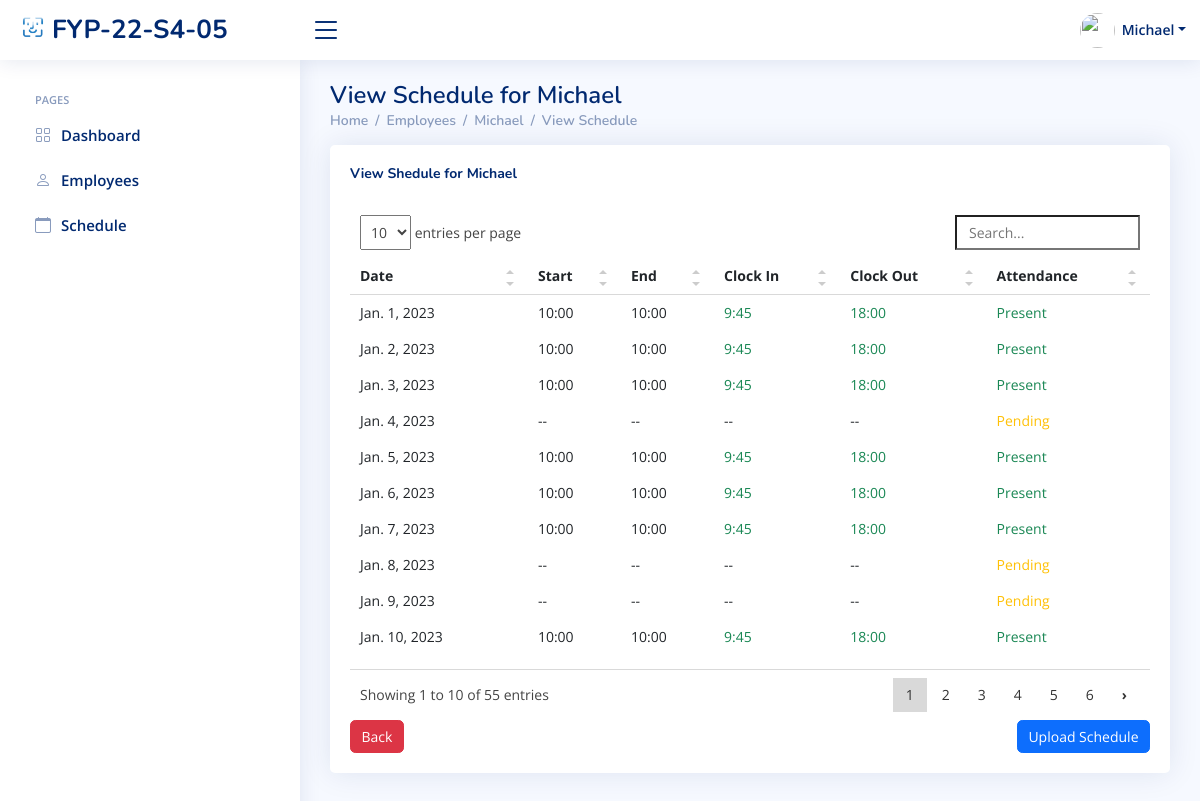
Before: /HR/Employee/Schedule/100007/ (signed in) with the older database file.
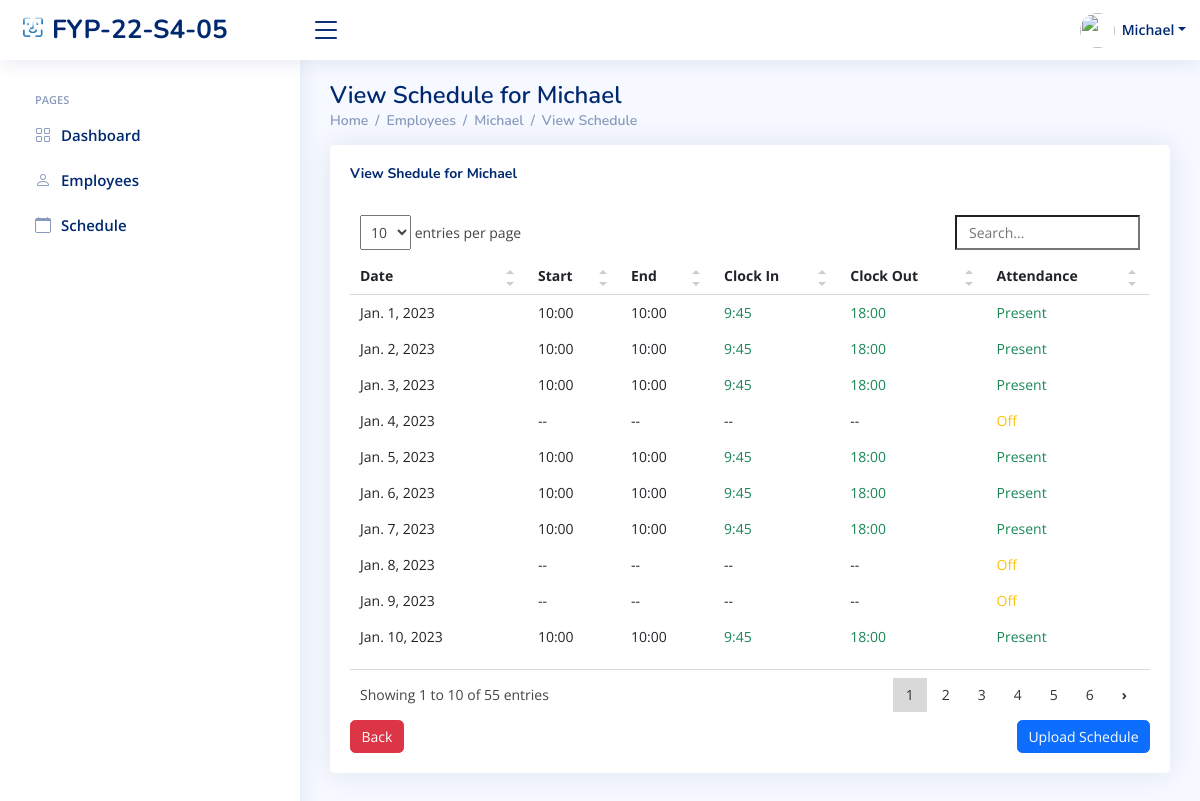
After: the same page with the newer database file.
### index/models.py (models this page shows, shortened)
class WorkSchedule(models.Model):
	WorkSchedule_id = models.BigAutoField(primary_key=True)
	Employee = models.ForeignKey(Employee,on_delete=models.CASCADE)
	InTime = models.TimeField(max_length=256, null=True, blank=True)
	OutTime = models.TimeField(max_length=256, null=True, blank=True)
	Mark = models.CharField(max_length=256,null=True)
	StartDate = models.DateField()
	StartTime = models.TimeField(null=True)
	EndTime = models.TimeField(null=True)
	class Meta:
		db_table = 'WorkSchedule'

### index/views/HR.py (the view)
# urls.py: path('HR/Employee/Schedule/<int:Editempid>/', HR.Employee_View_Schedule, name='EmployeeSchedule'),
def Employee_View_Schedule(request, Editempid):
    if 'Employee_ID' in request.session:
        Title = 'Employee Attendance Page'
        currentEmployee = Employee.objects.get(Employee_ID=request.session['Employee_ID'])
        Emp = Employee.objects.get(Employee_ID=Editempid)
        Emp_Atten = WorkSchedule.objects.filter(Employee_id=Editempid).order_by('StartDate')[:60]
        context = {
            'Employee_ID': currentEmployee.Employee_ID,
            'Job_Title': currentEmployee.Job_Title,
            'PFP': currentEmployee.Profile_Image.url,
            'Full_Name': currentEmployee.Full_Name,
            "Emp_id": Emp.Employee_ID,
            'Name': Emp.Full_Name,
            'AttenData': Emp_Atten,
            'title': Title,
        }
        return render(request, 'HR/employees-view-schedule.html', context)

### templates/HR/employees-view-schedule.html (shortened to what the changed rows need)
{% extends "index/base.html" %}
{% load static %}
{% block content %}
  <main id="main" class="main">
    <div class="pagetitle">
      <h1>View Schedule for {{ Name }}</h1>
    </div>
    <section class="section">
      <div class="row">
        <div class="col-lg-12">
          <div class="card recent-sales overflow-auto">
            <div class="card-body">
              <table class="table table-borderless  table-hover  datatable">
                <thead>
                  <tr>
                    <th scope="col">Date</th>
                    <th scope="col">Start</th>
                    <th scope="col">End</th>
                    <th scope="col">Clock In</th>
                    <th scope="col">Clock Out</th>
                    <th scope="col">Attendance</th>
                  </tr>
                </thead>
                <tbody id="bodyitem">
                  {% for Atten in AttenData %}
                       <tr onclick="document.location ='{% url 'EmployeeStatus' Emp_id Atten.WorkSchedule_id %}'">
                    <td>{{ Atten.StartDate }}</td>
                    {% if Atten.StartTime is None %}
                    <td >--</td>
                    {% else %}
                    <td>{{ Atten.StartTime|date:"G:i" }}</td>
                    {% endif %}
                    {% if Atten.EndTime is None %}
                    <td>--</td>
                    {% else %}
                    <td>{{ Atten.StartTime|date:"G:i" }}</td>
                    {% endif %}
                    {% if Atten.InTime is None %}
                      <td>--</td>
                    {% endif %}
                    {% if Atten.OutTime is None %}
                      <td >--</td>
                    {% endif %}
                    {% if Atten.Mark in 'Present' %}
                      <td class="text-success">{{ Atten.Mark }}</td>
                      {% elif Atten.Mark in 'Late' %}
                      <td class="text-danger">{{ Atten.Mark }}</td>
                      {% elif Atten.Mark in 'Leave early' %}
                      <td class="text-danger">{{ Atten.Mark }}</td>
                      {% elif Atten.Mark in 'Pending' %}
                      <td class="text-warning">{{ Atten.Mark }}</td>
                      {% elif Atten.Mark in 'Off' %}
                      <td class="text-warning">{{ Atten.Mark }}</td>
                      {% elif Atten.Mark in 'MC' %}
                      <td class="text-warning">{{ Atten.Mark}}</td>
                      {% else %}
                      <td class="text-danger">{{ Atten.Mark }}</td>
                      {% endif %}
                  </tr>
                  {% endfor %}
                </tbody>
              </table>
            </div>
          </div>
        </div>
      </div>
    </section>
  </main>
{% endblock content %}

Changed rows visible on the page:
changed WorkSchedule "Jan. 4, 2023": Mark "Pending" → "Off"
changed WorkSchedule "Jan. 8, 2023": Mark "Pending" → "Off"
changed WorkSchedule "Jan. 9, 2023": Mark "Pending" → "Off"
